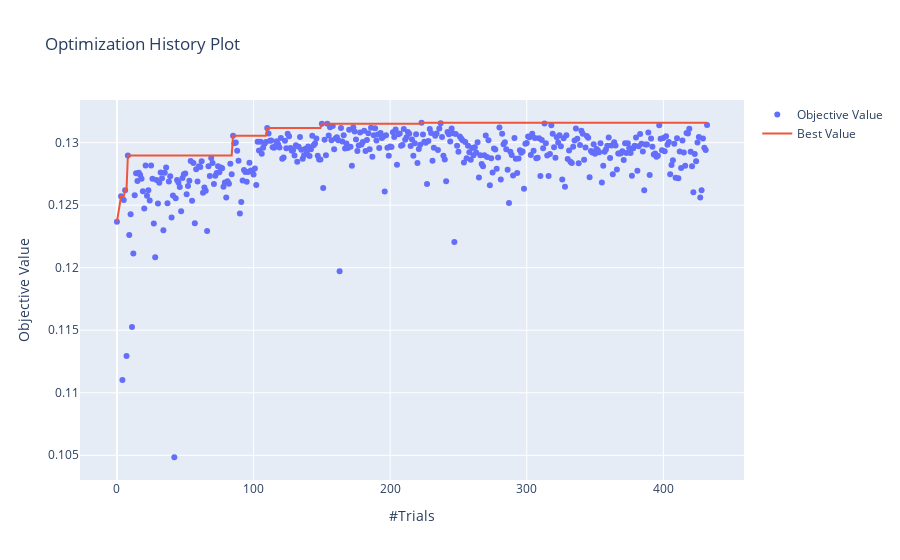

Write notebook code for a chart like this one.
### Code cell
plot_optimization_history(study)

### Figure 1 — Plotly figure (JSON) as saved in the notebook; plotly's stock layout.template omitted (floating-point values rounded to 4 significant figures; data arrays with more than 128 entries replaced by an {"elided": "..."} marker saying what was removed)
{"data": [{"mode": "markers", "name": "Objective Value", "type": "scatter", "x": {"elided": "431 int values"}, "y": {"elided": "431 float values"}}, {"name": "Best Value", "type": "scatter", "x": {"elided": "431 int values"}, "y": {"elided": "431 float values"}}], "layout": {"autosize": true, "title": {"text": "Optimization History Plot"}, "xaxis": {"autorange": true, "range": [-26.68, 458.7], "title": {"text": "#Trials"}, "type": "linear"}, "yaxis": {"autorange": true, "range": [0.1026, 0.1338], "title": {"text": "Objective Value"}, "type": "linear"}}}
